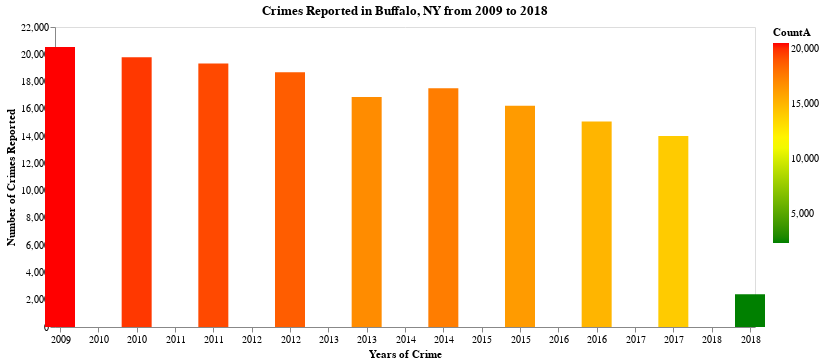

The code cell stored with this chart in its notebook:
### Code cell
A

### Figure 1 — Vega-Lite specification as saved in the notebook (floating-point values rounded to 4 significant figures)
{"config": {"view": {"continuousWidth": 400, "continuousHeight": 300}, "axis": {"grid": false}}, "data": {"name": "data-1fafdc556ee77a04d4d2cb9b2ac9f12c"}, "mark": {"type": "bar", "size": 30}, "encoding": {"color": {"type": "quantitative", "field": "CountA", "scale": {"range": ["green", "yellow", "red"]}}, "x": {"type": "quantitative", "axis": {"format": ".0f", "title": "Years of Crime"}, "field": "Year", "scale": {"domain": [2009, 2018]}}, "y": {"type": "quantitative", "axis": {"title": "Number of Crimes Reported"}, "field": "CountA"}}, "title": "Crimes Reported in Buffalo, NY from 2009 to 2018", "width": 700, "$schema": "https://vega.github.io/schema/vega-lite/v4.8.1.json", "datasets": {"data-1fafdc556ee77a04d4d2cb9b2ac9f12c": [{"Year": 2009.0, "CountA": 20525}, {"Year": 2010.0, "CountA": 19773}, {"Year": 2011.0, "CountA": 19319}, {"Year": 2012.0, "CountA": 18683}, {"Year": 2013.0, "CountA": 16865}, {"Year": 2014.0, "CountA": 17506}, {"Year": 2015.0, "CountA": 16230}, {"Year": 2016.0, "CountA": 15066}, {"Year": 2017.0, "CountA": 14002}, {"Year": 2018.0, "CountA": 2407}]}}
